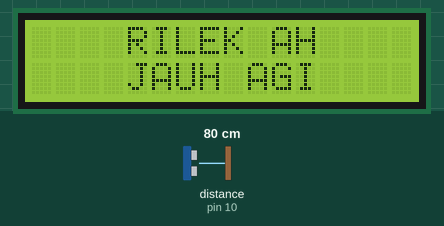
Recording of a sketch running on a simulated Arduino Uno, built with avr-gcc and run on an emulated ATmega328P. Shown: 16×2 character LCD. Wiring (inferred from the names in the program): ultrasonic range finder: trigger pin 9; echo pin 10. Inputs (shaded band) come from the test bench; at power-on: distance to the obstacle (sensor on pin 10) 80 cm. The echo pulse lasts 58.3 µs per cm.

Above: at 1.2 s.
1.3 s: distance to the obstacle (sensor on pin 10) set to 56 cm
2.8 s: distance to the obstacle (sensor on pin 10) set to 46 cm
At 4.0 s:
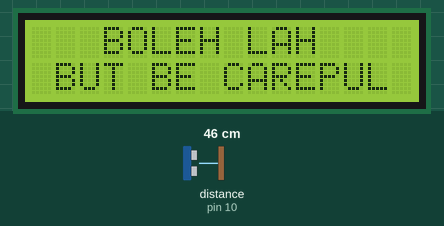
4.3 s: distance to the obstacle (sensor on pin 10) set to 23 cm
5.8 s: distance to the obstacle (sensor on pin 10) set to 18 cm
At 7.0 s:
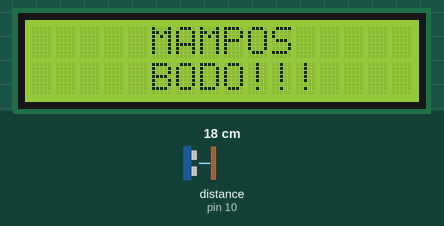
7.3 s: distance to the obstacle (sensor on pin 10) set to 35 cm
At 7.6 s:
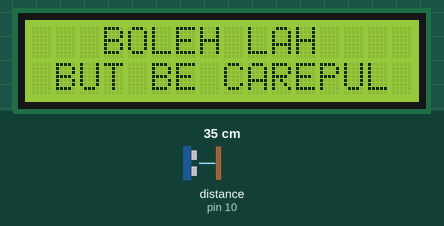
8.8 s: distance to the obstacle (sensor on pin 10) set to 2 cm
At 9.2 s:
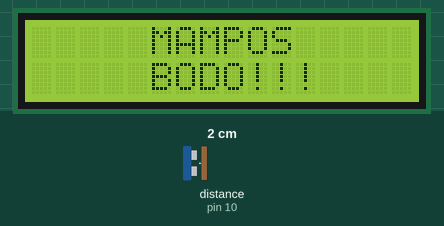
Timing chart, 0 to 11.3 s (numbered marks = the images above; inputs shaded):
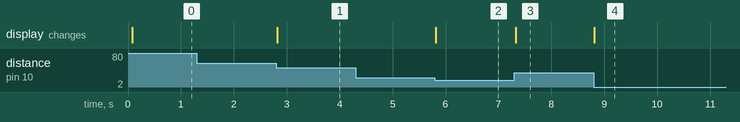

Measured:
- the behaviour switches between 51 and 50 cm on distance to the obstacle (sensor on pin 10) (found by bisection; images 0 and 1)
- the behaviour switches between 21 and 20 cm on distance to the obstacle (sensor on pin 10) (found by bisection; images 1 and 2)
- after the input at 1.3 s, every drawn part: stays the same
- after the input at 2.8 s, the display: changes at once (image 1)
- after the input at 4.3 s, every drawn part: stays the same
- after the input at 5.8 s, the display: changes at once (image 2)
- after the input at 7.3 s, the display: changes at once (image 3)
- after the input at 8.8 s, the display: changes at once (image 4)

The sketch:

HC-SR04_Range_Notifier_LCD.ino
```cpp
#include <LiquidCrystal.h> // includes the LiquidCrystal Library
LiquidCrystal lcd(1, 2, 4, 5, 6, 7); // Creates an LCD object. Parameters: (rs, enable, d4, d5, d6, d7)
const int trigPin = 9;
const int echoPin = 10;
long duration;
int cm;

void setup() {
  lcd.begin(16, 2); // Initializes the interface to the LCD screen, and specifies the dimensions (width and height) of the display
  pinMode(trigPin, OUTPUT);
  pinMode(echoPin, INPUT);
}
void loop() {
  digitalWrite(trigPin, LOW);
  delayMicroseconds(2);
  digitalWrite(trigPin, HIGH);
  delayMicroseconds(10);
  digitalWrite(trigPin, LOW);
  duration = pulseIn(echoPin, HIGH);
  cm = duration * 0.034 / 2 + 1;


  if (cm <= 20) {
   lcd.setCursor(0, 0);
   lcd.print("     ");

   lcd.setCursor(5, 0);
   lcd.print("MAMPOS");

   lcd.setCursor(11, 0);
   lcd.print("     ");

   lcd.setCursor(0, 1);
   lcd.print("      ");

   lcd.setCursor(5,1);
   lcd.print("BODO!!!");

   lcd.setCursor(12,1);
   lcd.print("    ");
   }

  else if (cm >= 21 and cm <= 50) {
   lcd.setCursor(0, 0);
   lcd.print("   ");

   lcd.setCursor(3, 0);
   lcd.print("BOLEH LAH");

   lcd.setCursor(12, 0);
   lcd.print("    ");

   lcd.setCursor(0,1);
   lcd.print(" ");

   lcd.setCursor(1,1);
   lcd.print("BUT BE CAREPUL");

   lcd.setCursor(15,1);
   lcd.print(" "); }

  else if (cm >= 51) {
   lcd.setCursor(0, 0);
   lcd.print("    ");

   lcd.setCursor(4, 0);
   lcd.print("RILEK AH");

   lcd.setCursor(12, 0);
   lcd.print("    ");

   lcd.setCursor(0, 1);
   lcd.print("    ");

   lcd.setCursor(4,1);
   lcd.print("JAUH AGI");

   lcd.setCursor(12, 1);
   lcd.print("    ");
   }

  delay(10);
}
```
